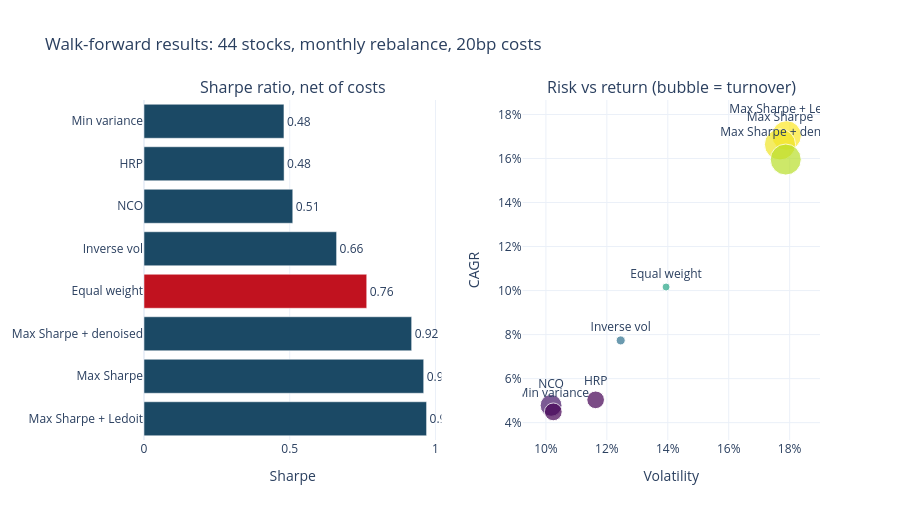

Source (notebook cell):
### Code cell
if HAS_RISKFOLIO:
    fig = make_subplots(rows=1, cols=2, horizontal_spacing=0.12,
        subplot_titles=("Sharpe ratio, net of costs", "Risk vs return (bubble = turnover)"))
    ordered = race_df.index.tolist()
    fig.add_trace(go.Bar(y=ordered, x=race_df["Sharpe"], orientation="h",
                         marker_color=[AIRM_COLOURS[1] if m == "Equal weight"
                                       else AIRM_COLOURS[0] for m in ordered],
                         text=[f"{v:.2f}" for v in race_df["Sharpe"]],
                         textposition="outside", showlegend=False), 1, 1)
    fig.add_trace(go.Scatter(x=race_df["Volatility"], y=race_df["CAGR"], mode="markers+text",
                             text=ordered, textposition="top center",
                             marker=dict(size=8 + 40*race_df["Avg turnover"],
                                         color=race_df["Sharpe"], colorscale="Viridis",
                                         showscale=False, line=dict(color="white", width=1)),
                             showlegend=False), 1, 2)
    fig.update_xaxes(title_text="Sharpe", row=1, col=1)
    fig.update_xaxes(title_text="Volatility", tickformat=".0%", row=1, col=2)
    fig.update_yaxes(title_text="CAGR", tickformat=".0%", row=1, col=2)
    fig.update_layout(template=AIRM_TEMPLATE, height=520,
                      title="Walk-forward results: 44 stocks, monthly rebalance, 20bp costs")
    fig.show()

### Figure 1 — Plotly figure (JSON) as saved in the notebook; plotly's stock layout.template omitted (floating-point values rounded to 4 significant figures)
{"data": [{"marker": {"color": ["#1b4965", "#1b4965", "#1b4965", "#c1121f", "#1b4965", "#1b4965", "#1b4965", "#1b4965"]}, "orientation": "h", "showlegend": false, "text": ["0.97", "0.96", "0.92", "0.76", "0.66", "0.51", "0.48", "0.48"], "textposition": "outside", "type": "bar", "x": [0.9695, 0.9596, 0.9183, 0.7641, 0.6608, 0.5104, 0.4807, 0.4801], "xaxis": "x", "y": ["Max Sharpe + Ledoit", "Max Sharpe", "Max Sharpe + denoised", "Equal weight", "Inverse vol", "NCO", "HRP", "Min variance"], "yaxis": "y"}, {"marker": {"color": [0.9695, 0.9596, 0.9183, 0.7641, 0.6608, 0.5104, 0.4807, 0.4801], "colorscale": [[0, "#440154"], [0.1111, "#482878"], [0.2222, "#3e4989"], [0.3333, "#31688e"], [0.4444, "#26828e"], [0.5556, "#1f9e89"], [0.6667, "#35b779"], [0.7778, "#6ece58"], [0.8889, "#b5de2b"], [1, "#fde725"]], "line": {"color": "white", "width": 1}, "showscale": false, "size": [29.68, 31.21, 31.03, 8.0, 9.068, 21.81, 17.65, 17.8]}, "mode": "markers+text", "showlegend": false, "text": ["Max Sharpe + Ledoit", "Max Sharpe", "Max Sharpe + denoised", "Equal weight", "Inverse vol", "NCO", "HRP", "Min variance"], "textposition": "top center", "type": "scatter", "x": [0.179, 0.1768, 0.1787, 0.1394, 0.1245, 0.1017, 0.1163, 0.1024], "xaxis": "x2", "y": [0.1704, 0.1664, 0.1595, 0.1016, 0.07736, 0.04782, 0.05036, 0.04489], "yaxis": "y2"}], "layout": {"annotations": [{"font": {"size": 16}, "showarrow": false, "text": "Sharpe ratio, net of costs", "x": 0.22, "xanchor": "center", "xref": "paper", "y": 1, "yanchor": "bottom", "yref": "paper"}, {"font": {"size": 16}, "showarrow": false, "text": "Risk vs return (bubble = turnover)", "x": 0.78, "xanchor": "center", "xref": "paper", "y": 1, "yanchor": "bottom", "yref": "paper"}], "height": 520, "title": {"text": "Walk-forward results: 44 stocks, monthly rebalance, 20bp costs"}, "xaxis": {"anchor": "y", "domain": [0, 0.44], "title": {"text": "Sharpe"}}, "xaxis2": {"anchor": "y2", "domain": [0.56, 1], "tickformat": ".0%", "title": {"text": "Volatility"}}, "yaxis": {"anchor": "x", "domain": [0, 1]}, "yaxis2": {"anchor": "x2", "domain": [0, 1], "tickformat": ".0%", "title": {"text": "CAGR"}}}}
